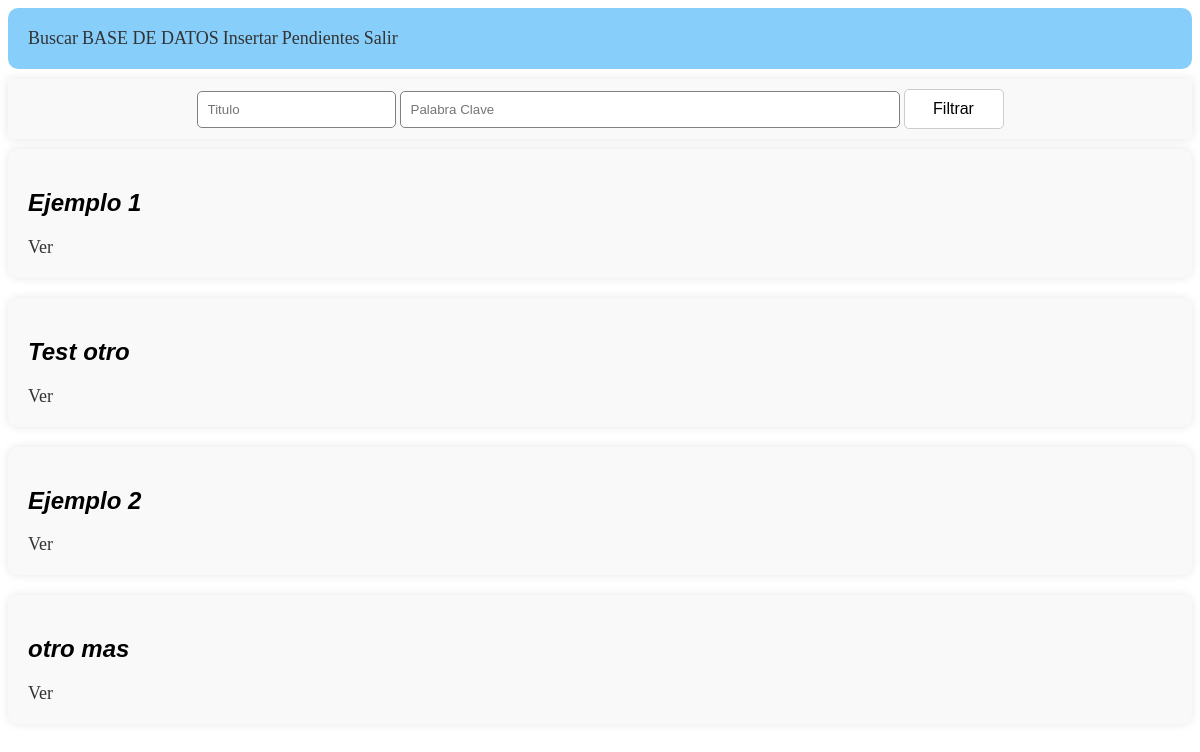
Before: /search/ (signed in) with the older database file.
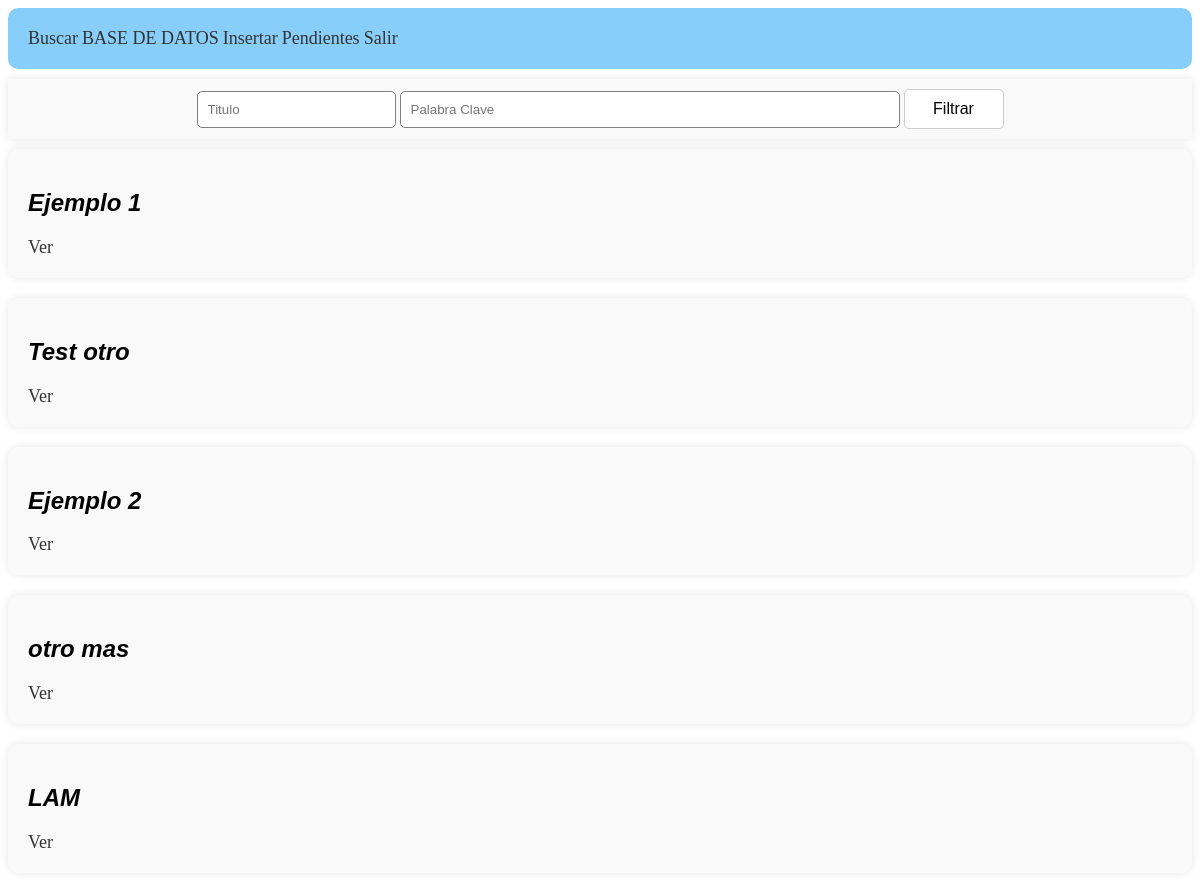
After: the same page with the newer database file.
### Documents/models.py (models this page shows, shortened)
class ApprovedDocuments(models.Model):
    image = models.ImageField(upload_to='document_images/', default='document_images/default.jpg')
    name = models.CharField(max_length=200)
    text = models.TextField()

### Documents/views.py (the view, shortened to what this page needs)
# urls.py: path('search/', views.search, name='search'),
def search(request):
    documents = ApprovedDocuments.objects.all()
    return render(request, 'docs/search.html', {'docs': documents})

### templates/docs/search.html (shortened to what this page needs)
{% extends 'base/main.html' %}
{% block content %}
    <div class="filter_block">
    <form action="/search/" method="post">
        <input type="text" name="title" placeholder="Titulo">
        <input type="text" name="kw" placeholder="Palabra Clave" class="kw">
        <button type="submit">Filtrar</button>
    </form>
    </div>
    <div class="docs">
    {% if docs %}
        {% for doc in docs %}
            <div class="doc">
                <h2>{{ doc.name }}</h2>
                <a href="/doc/{{ doc.id }}">Ver</a>
            </div>
        {% endfor %}
    {% else %}
        <p>No se encontraron documentos</p>
    {% endif %}
    </div>
{% endblock %}

Changed rows visible on the page:
added ApprovedDocuments: name "LAM"
